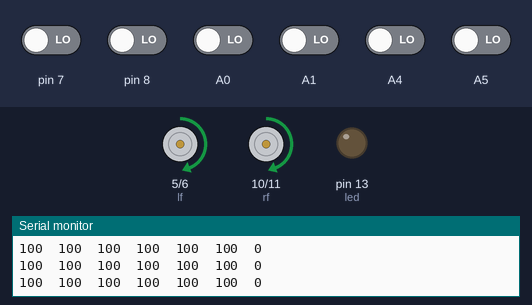
This sketch was run on a simulated Arduino Uno, built with avr-gcc and run on an emulated ATmega328P. Shown: motor-driver pin pairs drawn as motors (green arrow = first pin HIGH = forward, orange = second pin HIGH = backward, longer = more drive), output pins drawn as LEDs (lit = HIGH), the last lines printed to the serial monitor. The test bench sets the inputs (shaded band); at power-on: A0, A1, A4, A5, pin 7, pin 8 LOW.

Above: at 2.7 s.
2.8 s: pin 7 driven HIGH
At 3.1 s:
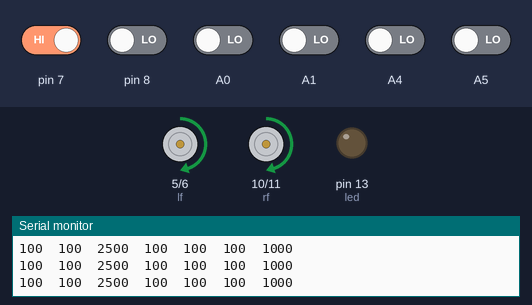
5.8 s: pin 7 driven LOW
8.8 s: pin 8 driven HIGH
At 10.2 s:
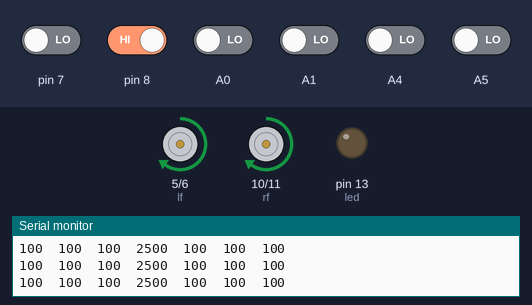
11.8 s: A1 driven HIGH
14.8 s: A0 driven HIGH
17.8 s: pin 8 driven LOW
At 18.0 s:
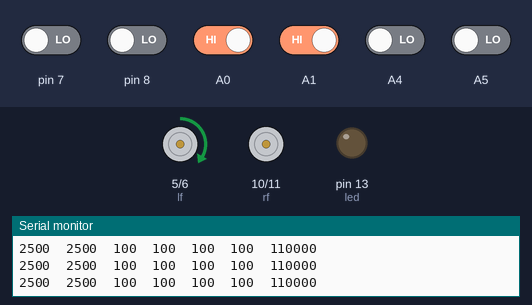
At 22.9 s:
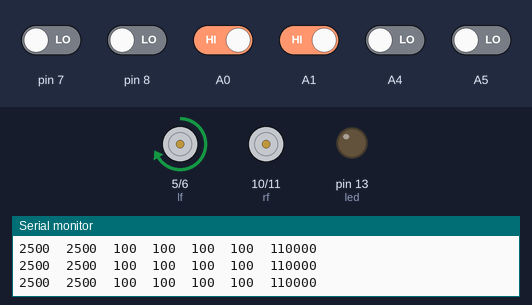
Timing chart, 0 to 23.9 s (numbered marks = the images above; inputs shaded):
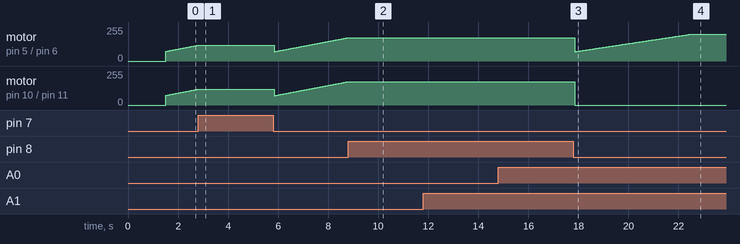

Measured:
- after the input at 2.8 s, motor on pin 5 (lf) / pin 6 (lb), motor on pin 10 (rf) / pin 11 (rb): goes on until 2.8 s, then stays forward 119/255
- after the input at 8.8 s, motor on pin 5 (lf) / pin 6 (lb), motor on pin 10 (rf) / pin 11 (rb): goes on until 8.8 s, then stays forward 176/255
- after the input at 17.8 s, motor on pin 10 (rf) / pin 11 (rb): forward 176/255 → stopped after 0.05 s

The sketch:

f3_KUET.ino
```cpp
#include <QTRSensors.h>
#define NUM_SENSORS   6     // number of sensors used
#define TIMEOUT       2500  // waits for 2500 microseconds for sensor outputs to go 0
#define EMITTER_PIN   2     // emitter is controlled by digital pin 2


// sensors 0 through 7 are connected to digital pins 3 through 10, respectively
QTRSensorsRC qtrrc((unsigned char[]) {A0, A1, 7,8, A4, A5},
  NUM_SENSORS, TIMEOUT, EMITTER_PIN);
unsigned int sv[NUM_SENSORS];
int sv2[NUM_SENSORS]={1,1,1,1,1,1};
unsigned long int sum=0,ts=0,ps=0;
int lf = 5;
int lb = 6;
int rf = 10;
int rb = 11;
int led = 13;
int bspeed =70;
int SPEED;
int MSPEED=200;
int state=0;
int flag=0;
int stateStop=0;

void setup()
{
  delay(500);
  pinMode(lf, OUTPUT);
  pinMode(lb, OUTPUT);
  pinMode(rf, OUTPUT);
  pinMode(rb, OUTPUT);
  pinMode(led, OUTPUT);
  Serial.begin(9600); // set the data rate in bits per second for serial data transmission
  delay(1000);
  SPEED=bspeed;

}


void loop()
{

  // read raw sensor values
  qtrrc.read(sv);
sum=0;
  // print the sensor values as numbers from 0 to 2500, where 0 means maximum reflectance and
  // 1023 means minimum reflectance
  for (int i = 0; i < NUM_SENSORS; i++)
  {


   if(sv[i]>350)
    sv2[i]=1;
    else
    sv2[i]=0;
    Serial.print(sv[i]);
    Serial.print('\t');
   sum=sum*10+sv2[i];
    //Serial.print(sv2[i]);
    //Serial.print('\t'); // tab to format the raw data into columns in the Serial monitor
  }
    Serial.print(sum);
   // Serial.print('\t');
    //Serial.print(ts);
  Serial.println();


drive:
  if(sum==ts)
  {
    if(SPEED<MSPEED)
    SPEED=SPEED+1;
    else
    SPEED=MSPEED;
  }
  else
  SPEED=bspeed;

if ((sum==0)|| (sum==110011))
 mway('f');
else if ((sum==000011)|| (sum==000111)|| (sum==001111)|| (sum==011111)|| (sum==100011)|| (sum==100111)|| (sum==101111))
 mway('l');
else if ((sum==110000)|| (sum==111000)|| (sum==111100)|| (sum==111110)|| (sum==110001)|| (sum==111001)|| (sum==111101))
  mway('r');
else if((sum==111111)||(sum==100001))
{sum=ts;
goto drive;
}
if(ts!=sum)
   ts=sum;

}


void mway(int state)
{

if (state == 'f') {
        analogWrite(lf, SPEED);
        analogWrite(lb, 0);
        analogWrite(rf, SPEED);
        analogWrite(rb, 0);
         // Serial.println("Go Forward!");
    }
    else if (state == 'l') {
        analogWrite(lf, 0 );
        analogWrite(lb, 0);
        analogWrite(rf, SPEED);
        analogWrite(rb, 0);
         // Serial.println("SL");
    }
    else if (state == 'L') {
        analogWrite(lf, 0);
        analogWrite(lb, SPEED);
        analogWrite(rf, SPEED);
        analogWrite(rb, 0);
         // Serial.println("HL");
    }
        else if (state == 'm') {
        analogWrite(lf, 0);
        analogWrite(lb, SPEED);
        analogWrite(rf, 0);
        analogWrite(rb, 0);
        //  Serial.println("BL");
     }
    else if (state == 'b') {
        analogWrite(lf, 0);
        analogWrite(lb, SPEED);
        analogWrite(rf, 0);
        analogWrite(rb, SPEED);
        //  Serial.println("BACK");
    }
    else if (state == 'r') {
        analogWrite(lf, SPEED);
        analogWrite(lb, 0);
        analogWrite(rf, 0);
        analogWrite(rb, 0);
        //  Serial.println("SR");
    }
    else if (state == 'R') {
        analogWrite(lf, SPEED);
        analogWrite(lb, 0);
        analogWrite(rf, 0);
        analogWrite(rb, SPEED);
          Serial.println("HR");
    }
    else if (state == 'q') {
        analogWrite(lf, 0);
        analogWrite(lb, 0);
        analogWrite(rf, 0);
        analogWrite(rb, SPEED);
       //   Serial.println("BR");
    }

    else if (state == 's') {
        analogWrite(lf, 0);
        analogWrite(lb, 0);
        analogWrite(rf, 0);
        analogWrite(rb, 0);
        analogWrite(led, 0);
        if(flag == 0){
        //  Serial.println("STOP!");
          flag=1;
        }
        stateStop=0;
    }
}
```
